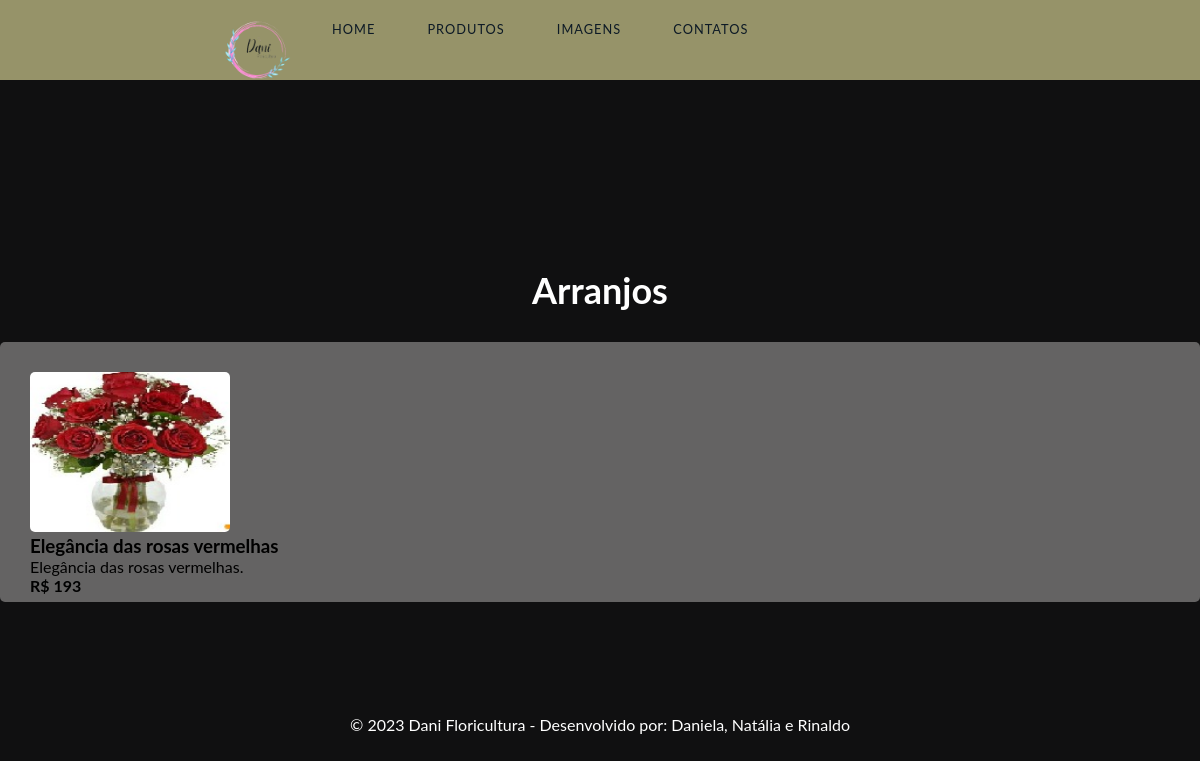
Screenshot of /imagem.php?page=1 with the database file from the repository.
### tables this page shows
CREATE TABLE `cadastro` (
  `id` int(11) NOT NULL,
  `descricao` varchar(255) DEFAULT NULL,
  `secao` varchar(255) DEFAULT NULL,
  `valor` decimal(10,0) DEFAULT NULL,
  `nome` varchar(255) DEFAULT NULL,
  `url` varchar(255) DEFAULT NULL
);

### imagem.php (the view, shortened to what this page needs)
<!DOCTYPE html>
<html lang="pt">
<head>
  <link rel="stylesheet" href="https://cdnjs.cloudflare.com/ajax/libs/OwlCarousel2/2.3.4/assets/owl.carousel.min.css">
  <link rel="stylesheet" href="https://cdnjs.cloudflare.com/ajax/libs/OwlCarousel2/2.3.4/assets/owl.theme.default.min.css">
  <link rel="stylesheet" href="style/style.css">
</head>
<body>
  <nav id="navbar" class="">
    <div class="nav-wrapper">
      <div class="logo">
        <img src="img/logo 3.png" alt="foto">
      </div>
      <ul id="menu">
        <li><a href="index.php">Home</a></li>
        <li><a href="produtos.php">Produtos</a></li>
        <li><a href="imagem.php">Imagens</a></li>
        <li><a href="contato.php">Contatos</a></li>
      </ul>
    </div>
  </nav>
  <?php
  include("conexao.php");
  $sql = "SELECT * FROM cadastro";
  if (@$_REQUEST["page"] !== null ){
    $sql = $sql ." where id = ".(@$_REQUEST["page"])." ";
  }
  $res = $conn->query($sql);
  $qtd = $res->num_rows;
  if ($qtd > 0) {
    while ($row = $res->fetch_object()) {
      print " <section class='menu'>";
      print "<h1>" . $row->secao . "</h1>";
      print "<div class='item'>";
      print "<img class='um' src='" . $row->url . "' alt=''>";
      print "<h3>" . $row->nome . "</h3>";
      print "<p>" . $row->descricao . "</p>";
      print "<span>R$ " . $row->valor . "</span>";
      print "</div>";
      print "</section>";
    }
  } else {
    print "<p class= 'alert-danger'> Não foram encontrados nenhum registro.</p>";
  }
  ?>
  <footer>
  <p>&copy; 2023 Dani Floricultura - Desenvolvido por: Daniela, Natália e Rinaldo</p>
  </footer>
</body>
</html>

### style/style.css (style rules this page uses)
* { border: 0; box-sizing: border-box; margin: 0; padding: 0; }
body { font-family: Lato, Helvetica, Arial, sans-serif; margin-top: 200px; background: linear-gradient(45deg, #63623a, #d4da83,); background-size: 300% 300% ; animation: colors 15s ease infinite; }
a { color: inherit; font-family: inherit; font-size: inherit; text-decoration: none; }
#navbar { background: rgb(150, 147, 105); color: rgb(13, 26, 38); position: fixed; top: 0; height: 80px; line-height: 60px; width: 100vw; z-index: 10; }
.nav-wrapper { margin: auto; text-align:center; width: 70%; }
.logo { float: left; margin-left: 28px; font-size: 1.5em; height: 60px; letter-spacing: 1px; text-transform: uppercase; }
#navbar ul { display: inline-block; float: left; list-style: none; margin-top: -2px; text-align: right; transition: transform 0.5s ease-out; -webkit-transition: transform 0.5s ease-out; }
@media (orientation: landscape) { #navbar ul { display: inline-block; } }
#navbar li { display: inline-block; }
#navbar li a { color: rgb(13, 26, 38); display: block; font-size: 0.8em; height: 50px; letter-spacing: 1px; margin: 0 20px; padding: 0 4px; position: relative; text-decoration: none; text-transform: uppercase; transition: all 0.5s ease; -webkit-transition: all 0.5s ease; }
#navbar li a:before, #navbar li a:after { content: ''; position: absolute; width: 0%; height: 1px; bottom: -1px; background: rgb(13, 26, 38); }
#navbar li a:before { left: 0; transition: 0.5s; }
#navbar li a:after { background: rgb(13, 26, 38); right: 0; }
.logo img { max-width: 100px; }
body { margin: 0; height: 100vh; display: grid; place-items: center; background-color: #101011; }
.item { grid-column-start: 1; grid-column-end: 3; background-color: #646363; width: 100vw; height: 260px; padding: 30px; margin-top: 30px; padding-bottom: 30px; border-radius: 5px; }
.item img { width: 200px; height: 160px; border-radius: 5px; }
span { font-weight: bold; }
h1 { font-size: 36px; text-align: center; color: white; }
.menu h1 { margin-top: 100px; }
.um { width: 100px; height: 90px; }
footer p { color: white; text-align: center; margin-bottom: 10px; }

### rows the page displays
cadastro: secao "Arranjos", url (picture), nome "Elegância das rosas vermelhas", descricao "Elegância das rosas vermelhas.", valor "193"
